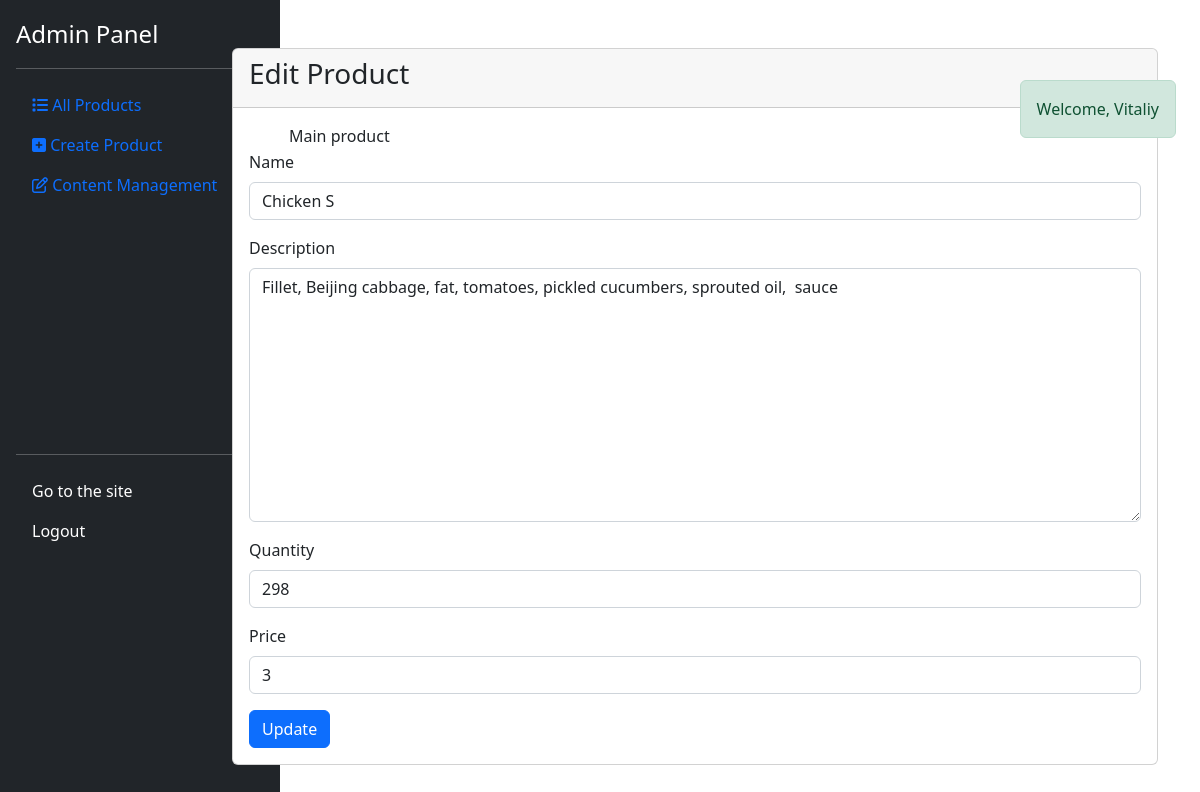
Screenshot of /admin/products/edit/1 (signed in) with the database file from the repository.
### tables this page shows
CREATE TABLE `products` (
  `id` bigint NOT NULL AUTO_INCREMENT,
  `name` varchar(255) NOT NULL,
  `description` text,
  `quantity` int unsigned DEFAULT '0',
  `price` float NOT NULL,
  `is_option` tinyint(1) DEFAULT '0',
  PRIMARY KEY (`id`),
  UNIQUE KEY `name` (`name`)
);

### app/helpers.php (called while the page is built, shortened)
<?php
function getUrl(): string
{
    $url = trim($_SERVER['REQUEST_URI'], '/');
    return explode('?', $url)[0];
}

### app/forms/admin/products/index.php (called while the page is built, shortened)
<?php
function getEditProduct(string $url)
{
    $url = array_reverse(explode('/', $url));
    $productId = (int) $url[0];
    return dbFind(Tables::Products, $productId);
}

### config/DB.php (called while the page is built)
<?php
class DB
{
    protected static PDO $instance;
    public static function connect(): PDO
    {
        if (!isset(self::$instance)) {
            try {
                self::$instance = new PDO(
                    DSN,
                    DB_USER,
                    DB_PASSWORD,
                    DB_OPTS
                );
            } catch (PDOException $exception) {
                var_dump($exception->getMessage());
                die();
            }
        }
        return self::$instance;
    }
}

### app/db.php (called while the page is built, shortened)
<?php
function dbFind(Tables $table, int $id)
{
    $query = DB::connect()->prepare("SELECT * FROM {$table->value} WHERE id = :id");
    $query->bindParam('id', $id, PDO::PARAM_INT);
    $query->execute();
    return $query->fetch();
}

### views/pages/admin/products/edit.php (the view, shortened to what this page needs)
<?php
require_once ADMIN_PARTS_DIR . '/header.php';
$fields = [];
$isOption = !empty($fields['is_option']) && $fields['is_option']
    ? $fields['is_option']
    : $product['is_option'];
?>
    <div class="container">
        <div class="row mt-5">
            <div class="col-2"></div>
            <div class="col-10">
                <div class="card">
                    <div class="card-header">
                        <h3>Edit Product</h3>
                    </div>
                    <div class="card-body">
                        <form action="/" method="POST">
                            <div class="form-check form-switch">
                                <?= $isOption? 'Additional product' : 'Main product'?>
                            </div>
                            <div class="mb-3">
                                <label for="name" class="form-label">Name</label>
                                <input type="text" class="form-control" id="name" name="name" value="<?= $fields['name'] ?? $product['name'] ?>">
                            </div>
                            <div class="mb-3">
                                <label for="description" class="form-label">Description</label>
                                <textarea name="description" class="form-control" id="description" cols="30" rows="10"><?= $fields['description'] ?? $product['description'] ?></textarea>
                            </div>
                            <div class="mb-3">
                                <label for="quantity" class="form-label">Quantity</label>
                                <input type="number" class="form-control" id="quantity" name="quantity" min="1" value="<?= $fields['quantity'] ?? $product['quantity'] ?>" />
                            </div>
                            <div class="mb-3">
                                <label for="price" class="form-label">Price</label>
                                <input type="number" class="form-control" id="price" step="0.1" name="price" value="<?= $fields['price'] ?? $product['price'] ?>" />
                            </div>
                            <button type="submit" class="btn btn-primary">Update</button>
                        </form>
                    </div>
                </div>
            </div>
        </div>
    </div>
<?php
require_once ADMIN_PARTS_DIR . '/footer.php';

### rows the page displays
products: name "Chicken S", description "Fillet, Beijing cabbage, fat, tomatoes, pickled cucumbers, sprouted oil, sauce", quantity "298", price "3"

### other values shown
$_SESSION['notify']['text'] "Welcome, Vitaliy"
